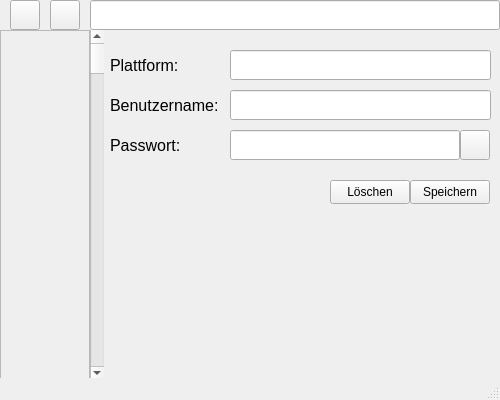
<?xml version="1.0" encoding="UTF-8"?>
<ui version="4.0">
 <class>PasswortmanagerGUI</class>
 <widget class="QMainWindow" name="PasswortmanagerGUI">
  <property name="geometry">
   <rect>
    <x>0</x>
    <y>0</y>
    <width>500</width>
    <height>400</height>
   </rect>
  </property>
  <property name="windowTitle">
   <string>PasswortmanagerGUI</string>
  </property>
  <widget class="QWidget" name="centralwidget">
   <widget class="QScrollArea" name="scrollArea">
    <property name="geometry">
     <rect>
      <x>0</x>
      <y>30</y>
      <width>90</width>
      <height>350</height>
     </rect>
    </property>
    <property name="widgetResizable">
     <bool>true</bool>
    </property>
    <widget class="QWidget" name="scrollAreaWidgetContents">
     <property name="geometry">
      <rect>
       <x>0</x>
       <y>0</y>
       <width>88</width>
       <height>348</height>
      </rect>
     </property>
    </widget>
   </widget>
   <widget class="QScrollBar" name="verticalScrollBar">
    <property name="geometry">
     <rect>
      <x>90</x>
      <y>30</y>
      <width>14</width>
      <height>350</height>
     </rect>
    </property>
    <property name="orientation">
     <enum>Qt::Orientation::Vertical</enum>
    </property>
   </widget>
   <widget class="QPushButton" name="pushButton">
    <property name="geometry">
     <rect>
      <x>10</x>
      <y>0</y>
      <width>30</width>
      <height>30</height>
     </rect>
    </property>
    <property name="text">
     <string/>
    </property>
    <property name="icon">
     <iconset theme="QIcon::ThemeIcon::ListAdd"/>
    </property>
    <property name="iconSize">
     <size>
      <width>25</width>
      <height>25</height>
     </size>
    </property>
   </widget>
   <widget class="QPushButton" name="pushButton_2">
    <property name="geometry">
     <rect>
      <x>50</x>
      <y>0</y>
      <width>30</width>
      <height>30</height>
     </rect>
    </property>
    <property name="text">
     <string/>
    </property>
    <property name="icon">
     <iconset theme="QIcon::ThemeIcon::ListRemove"/>
    </property>
    <property name="iconSize">
     <size>
      <width>25</width>
      <height>25</height>
     </size>
    </property>
   </widget>
   <widget class="QLineEdit" name="lineEdit">
    <property name="geometry">
     <rect>
      <x>90</x>
      <y>0</y>
      <width>410</width>
      <height>30</height>
     </rect>
    </property>
   </widget>
   <widget class="QLineEdit" name="lineEdit_2">
    <property name="geometry">
     <rect>
      <x>230</x>
      <y>50</y>
      <width>261</width>
      <height>30</height>
     </rect>
    </property>
   </widget>
   <widget class="QLineEdit" name="lineEdit_3">
    <property name="geometry">
     <rect>
      <x>230</x>
      <y>90</y>
      <width>261</width>
      <height>30</height>
     </rect>
    </property>
   </widget>
   <widget class="QLineEdit" name="lineEdit_4">
    <property name="geometry">
     <rect>
      <x>230</x>
      <y>130</y>
      <width>230</width>
      <height>30</height>
     </rect>
    </property>
   </widget>
   <widget class="QLabel" name="label">
    <property name="geometry">
     <rect>
      <x>110</x>
      <y>55</y>
      <width>110</width>
      <height>20</height>
     </rect>
    </property>
    <property name="font">
     <font>
      <pointsize>12</pointsize>
     </font>
    </property>
    <property name="text">
     <string>Plattform:</string>
    </property>
   </widget>
   <widget class="QLabel" name="label_2">
    <property name="geometry">
     <rect>
      <x>110</x>
      <y>95</y>
      <width>110</width>
      <height>20</height>
     </rect>
    </property>
    <property name="font">
     <font>
      <pointsize>12</pointsize>
     </font>
    </property>
    <property name="text">
     <string>Benutzername:</string>
    </property>
   </widget>
   <widget class="QLabel" name="label_3">
    <property name="geometry">
     <rect>
      <x>110</x>
      <y>135</y>
      <width>110</width>
      <height>20</height>
     </rect>
    </property>
    <property name="font">
     <font>
      <pointsize>12</pointsize>
     </font>
    </property>
    <property name="text">
     <string>Passwort:</string>
    </property>
   </widget>
   <widget class="QPushButton" name="pushButton_3">
    <property name="geometry">
     <rect>
      <x>410</x>
      <y>180</y>
      <width>80</width>
      <height>24</height>
     </rect>
    </property>
    <property name="text">
     <string>Speichern</string>
    </property>
   </widget>
   <widget class="QPushButton" name="pushButton_4">
    <property name="geometry">
     <rect>
      <x>330</x>
      <y>180</y>
      <width>80</width>
      <height>24</height>
     </rect>
    </property>
    <property name="text">
     <string>Löschen</string>
    </property>
   </widget>
   <widget class="QPushButton" name="pushButton_5">
    <property name="geometry">
     <rect>
      <x>460</x>
      <y>130</y>
      <width>30</width>
      <height>30</height>
     </rect>
    </property>
    <property name="text">
     <string/>
    </property>
    <property name="icon">
     <iconset theme="QIcon::ThemeIcon::ViewRefresh"/>
    </property>
   </widget>
  </widget>
  <widget class="QStatusBar" name="statusbar"/>
 </widget>
 <resources/>
 <connections/>
</ui>
